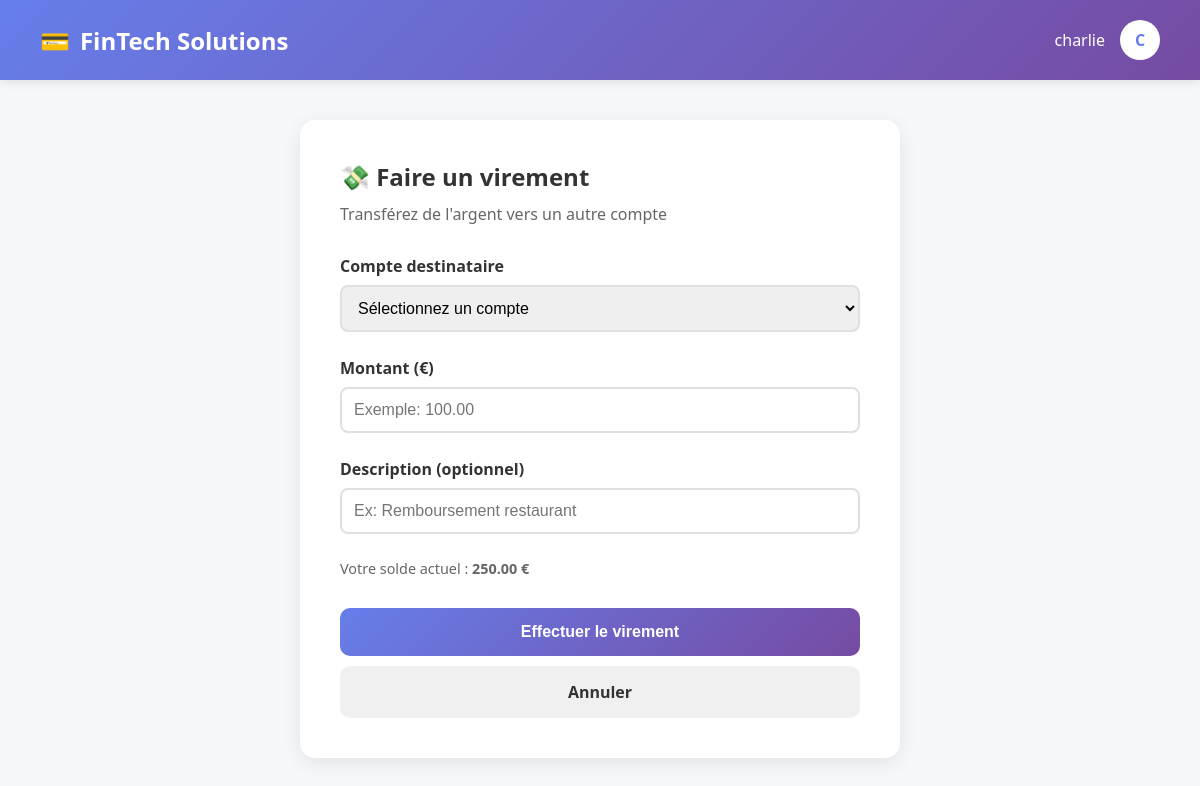
The page /transfer (signed in) on the database its author committed.
### models.py (models this page shows, shortened)
class User(UserMixin, db.Model):
    id = db.Column(db.Integer, primary_key=True)
    username = db.Column(db.String(64), unique=True, nullable=False)
    password_hash = db.Column(db.String(128), nullable=False)
    balance = db.Column(db.Numeric(18, 4), default=0)  # <- ajouté
    transactions = db.relationship("Transaction", backref="user", lazy=True)

### routes/transactions.py (the view, shortened to what this page needs)
@transactions_bp.route("/transfer", methods=["GET", "POST"])
@login_required
def transfer():
    users = User.query.all()
    return render_template("transfer.html", users=users)

### routes/auth.py (called while the page is built)
@login_manager.user_loader
def load_user(user_id):
    return User.query.get(int(user_id))

### templates/transfer.html (shortened to what this page needs)
<!DOCTYPE html>
<html lang="fr">
<head>
    <link rel="stylesheet" href="{{ url_for('static', filename='css/dashboard.css') }}">
</head>
<body>
    <nav class="navbar">
        <div class="navbar-brand">
            <span>💳</span>
            <span>FinTech Solutions</span>
        </div>
        <div class="user-info">
            <span>{{ current_user.username }}</span>
            <div class="user-avatar">{{ current_user.username[0]|upper }}</div>
        </div>
    </nav>
    <div class="container">
        <div class="transfer-form">
            <h2 style="margin-bottom: 10px;">💸 Faire un virement</h2>
            <p style="color: #666; margin-bottom: 30px;">Transférez de l'argent vers un autre compte</p>
            <form method="POST" action="{{ url_for('transactions.transfer') }}">
                <div class="form-group">
                    <label>Compte destinataire</label>
                    <select name="to_user_id" required>
                        <option value="">Sélectionnez un compte</option>
                    </select>
                </div>
                <div class="form-group">
                    <label>Montant (€)</label>
                    <input type="number" name="amount" step="0.01" min="0.01" placeholder="Exemple: 100.00" required>
                </div>
                <div class="form-group">
                    <label>Description (optionnel)</label>
                    <input type="text" name="description" placeholder="Ex: Remboursement restaurant">
                </div>
                <p style="color: #666; font-size: 0.9rem; margin-bottom: 20px;">
                    Votre solde actuel : <strong>{{ "%.2f"|format(current_user.balance) }} €</strong>
                </p>
                <button type="submit" class="btn-submit">Effectuer le virement</button>
                <a href="{{ url_for('transactions.dashboard') }}" class="btn-cancel">Annuler</a>
            </form>
        </div>
    </div>
</body>
</html>

### static/css/dashboard.css (style rules this page uses)
* { margin: 0; padding: 0; box-sizing: border-box; }
body { font-family: 'Segoe UI', Tahoma, Geneva, Verdana, sans-serif; background: #f5f7fa; color: #333; }
.navbar { background: linear-gradient(135deg, #667eea 0%, #764ba2 100%); color: white; padding: 20px 40px; display: flex; justify-content: space-between; align-items: center; box-shadow: 0 2px 10px rgba(0,0,0,0.1); }
.navbar-brand { font-size: 1.5rem; font-weight: bold; display: flex; align-items: center; gap: 10px; }
.user-info { display: flex; align-items: center; gap: 15px; }
.user-avatar { width: 40px; height: 40px; border-radius: 50%; background: white; color: #667eea; display: flex; align-items: center; justify-content: center; font-weight: bold; }
.container { max-width: 1200px; margin: 40px auto; padding: 0 20px; }

### templates/transfer.html (style rules this page uses)
.transfer-form { max-width: 600px; margin: 40px auto; background: white; padding: 40px; border-radius: 15px; box-shadow: 0 5px 20px rgba(0,0,0,0.08); }
.form-group { margin-bottom: 25px; }
.form-group label { display: block; margin-bottom: 8px; font-weight: 600; color: #333; }
.form-group input, .form-group select { width: 100%; padding: 12px; border: 2px solid #e0e0e0; border-radius: 8px; font-size: 1rem; }
.btn-submit { width: 100%; padding: 15px; background: linear-gradient(135deg, #667eea 0%, #764ba2 100%); color: white; border: none; border-radius: 10px; font-size: 1rem; font-weight: 600; cursor: pointer; margin-top: 10px; }
.btn-cancel { width: 100%; padding: 15px; background: #f0f0f0; color: #333; border: none; border-radius: 10px; font-size: 1rem; font-weight: 600; cursor: pointer; margin-top: 10px; text-decoration: none; display: block; text-align: center; }

### rows shown on the page
User: username "charlie", username "C", balance "250.00"
